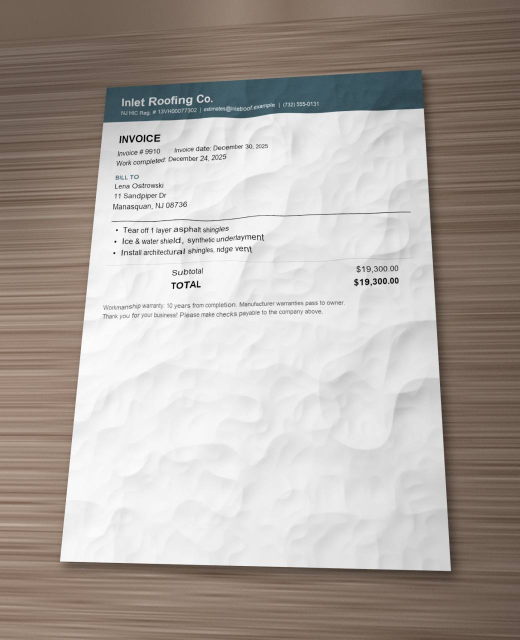
#> input picture spikes/messy-docs/sample-crumpled.jpg, 1039 x 1279 px (shown at 1/2 size)
$ python try_crumple2.py sample-crumpled.jpg out.png 5
#> lines starting #> are read from the running program, lines starting #| are printed output that depends on the picture
"""Prototype: crumple/fold via one height map -> displacement + shading, then perspective onto a table, light falloff."""
import sys
import numpy as np, cv2
from augraphy import AugraphyPipeline, ShadowCast, Jpeg, BrightnessTexturize

src = cv2.imread(sys.argv[1]).astype(np.float32)
rng = np.random.default_rng(int(sys.argv[3]) if len(sys.argv) > 3 else 5)
h, w = src.shape[:2]
#> h = 1279; w = 1039

def height_map(h, w, rng, crumple=1.0, folds=1):
#> called with h = 1279, w = 1039, crumple = 1, folds = 1
    hm = np.zeros((h, w), np.float32)
    # crumple: several octaves of smooth noise, sharpened with abs() to make ridges
    for cell, amp in ((220, 1.0), (90, 0.35), (40, 0.1)):
        n = rng.standard_normal((h // cell + 2, w // cell + 2)).astype(np.float32)
        n = cv2.resize(n, (w, h), interpolation=cv2.INTER_CUBIC)
        hm += amp * crumple * (1 - np.abs(n))
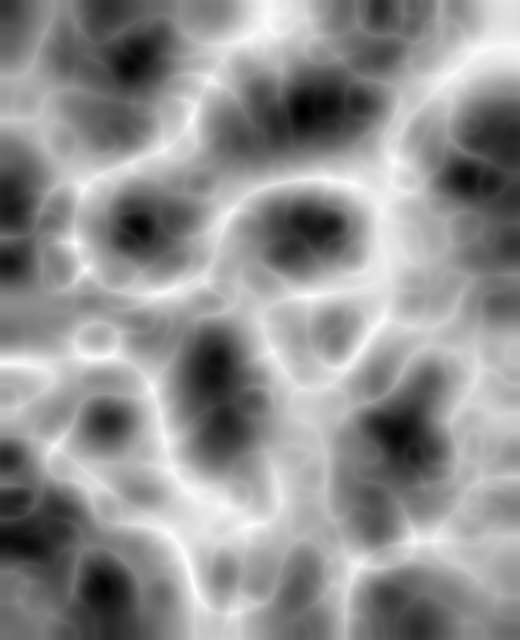
#> hm: shape (1279, 1039) float32 (shown at 1/2 size); min -0.787, max 1.44, mean 0.474; drawn with min black and max white
    # straight folds: tent function across a random line
    ys, xs = np.mgrid[0:h, 0:w].astype(np.float32)
    for _ in range(folds):
        if rng.random() < 0.5:
            d = np.abs(ys - h * rng.uniform(0.3, 0.7))
        else:
            d = np.abs(xs - w * rng.uniform(0.3, 0.7))
        hm += 2.0 * np.clip(1 - d / (0.5 * max(h, w)), 0, 1)
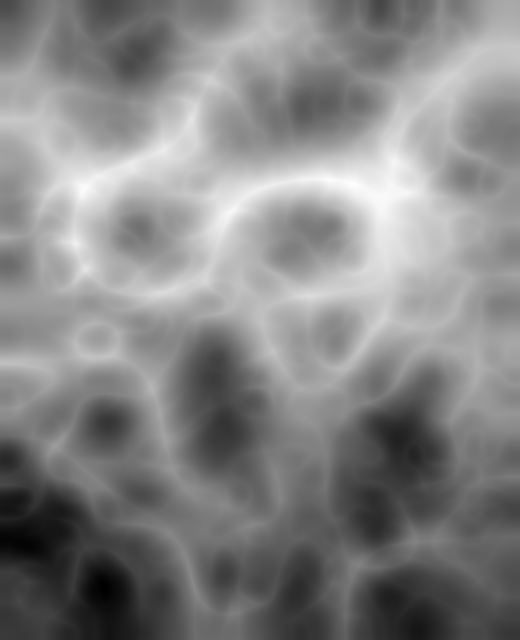
#> hm: shape (1279, 1039) float32 (shown at 1/2 size); min -0.754, max 3.36, mean 1.4; drawn with min black and max white
    return hm * 18  # pixels of relief

hm = height_map(h, w, rng)
gy, gx = np.gradient(cv2.GaussianBlur(hm, (0, 0), 2))
dgy, dgx = np.gradient(cv2.GaussianBlur(hm, (0, 0), 25))  # displacement uses only the broad shape
ys, xs = np.mgrid[0:h, 0:w].astype(np.float32)
img = cv2.remap(src, xs + dgx * 25, ys + dgy * 25, cv2.INTER_LINEAR, borderMode=cv2.BORDER_REPLICATE)
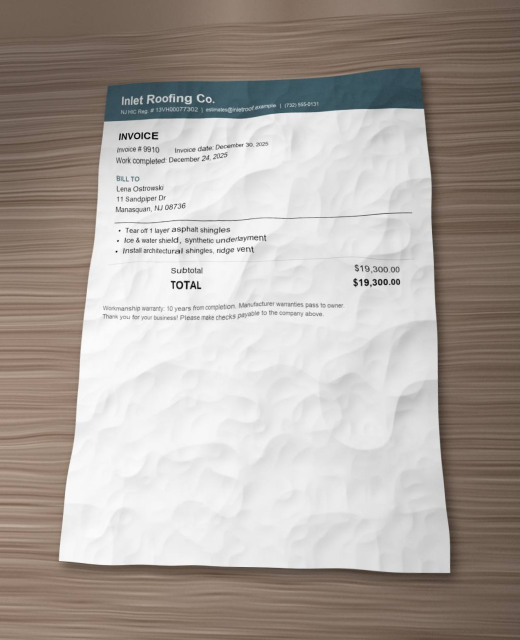
#> img: shape (1279, 1039, 3) float32 (shown at 1/2 size); mean B, G, R 159.4, 165.3, 173.1
# shading: Lambert with a light from upper-left
light = np.array([-0.5, -0.6, 1.0]); light /= np.linalg.norm(light)
nz = 1 / np.sqrt(gx ** 2 + gy ** 2 + 1)
shade = (-gx * nz * light[0] - gy * nz * light[1] + nz * light[2])
shade = 0.55 + 0.45 * shade / shade.max()
img = np.clip(img * shade[..., None], 0, 255)
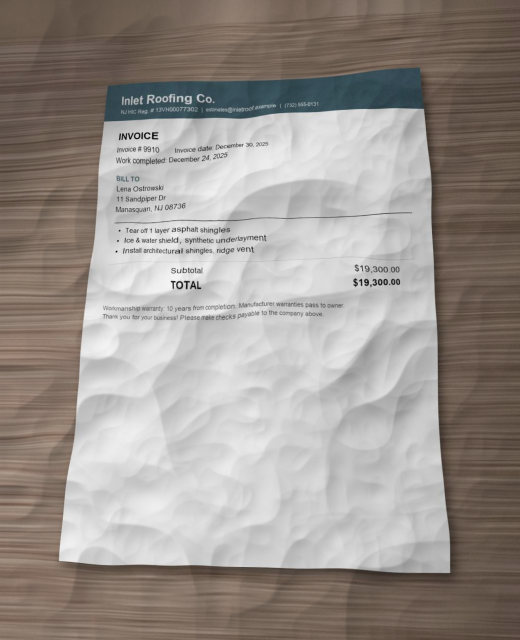
#> img: shape (1279, 1039, 3) float32 (shown at 1/2 size); mean B, G, R 142.7, 148, 155.1

# place on a "table": warm wood-ish noise background, perspective tilt
pad = int(0.15 * max(h, w))
#> pad = 191
H, W = h + 2 * pad, w + 2 * pad
#> H = 1661; W = 1421
bg = np.full((H, W, 3), (60, 85, 120), np.float32)  # BGR brownish
streak = cv2.resize(rng.standard_normal((H // 4, 8)).astype(np.float32), (W, H)) * 12
bg += streak[..., None]
canvas = bg.copy()
canvas[pad:pad + h, pad:pad + w] = img
mask = np.zeros((H, W), np.float32); mask[pad:pad + h, pad:pad + w] = 1
# soft drop shadow under page
sh = cv2.GaussianBlur(np.roll(mask, (18, 14), (0, 1)), (0, 0), 15)
canvas = np.where(mask[..., None] > 0, canvas, canvas * (1 - 0.5 * sh[..., None]))
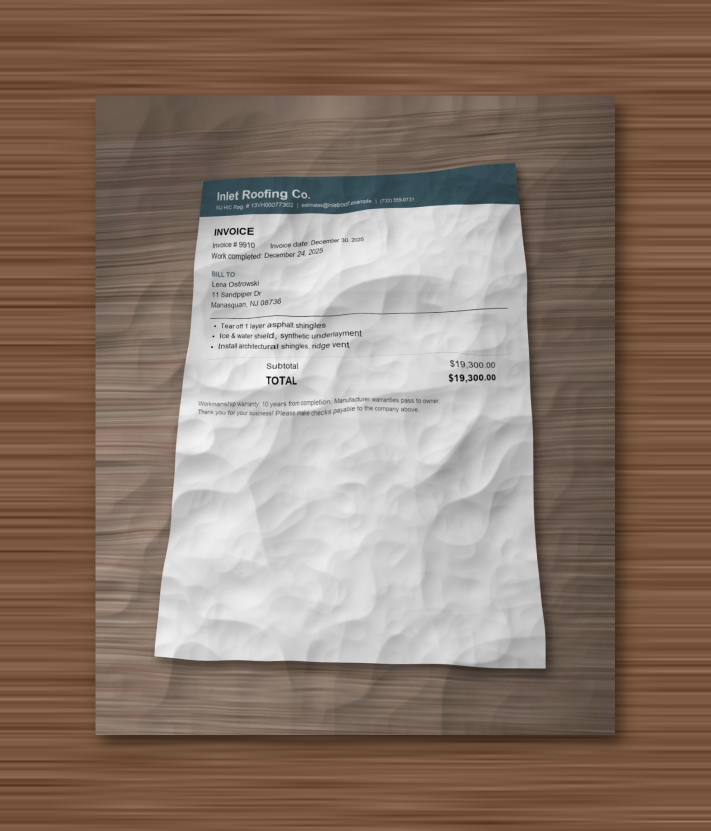
#> canvas: shape (1661, 1421, 3) float32 (shown at 1/2 size); mean B, G, R 106.3, 120.2, 139.1
q = np.float32([[pad, pad], [W - pad, pad], [W - pad, H - pad], [pad, H - pad]])
j = lambda s: rng.uniform(-s, s)
d = np.float32([[pad + 0.10 * w + j(20), pad + 0.04 * h + j(20)], [W - pad - 0.06 * w + j(20), pad + j(20)],
                [W - pad + 0.02 * w + j(20), H - pad + j(20)], [pad - 0.03 * w + j(20), H - pad - 0.02 * h + j(20)]])
M = cv2.getPerspectiveTransform(q, d)
out = cv2.warpPerspective(canvas, M, (W, H), borderMode=cv2.BORDER_REPLICATE)
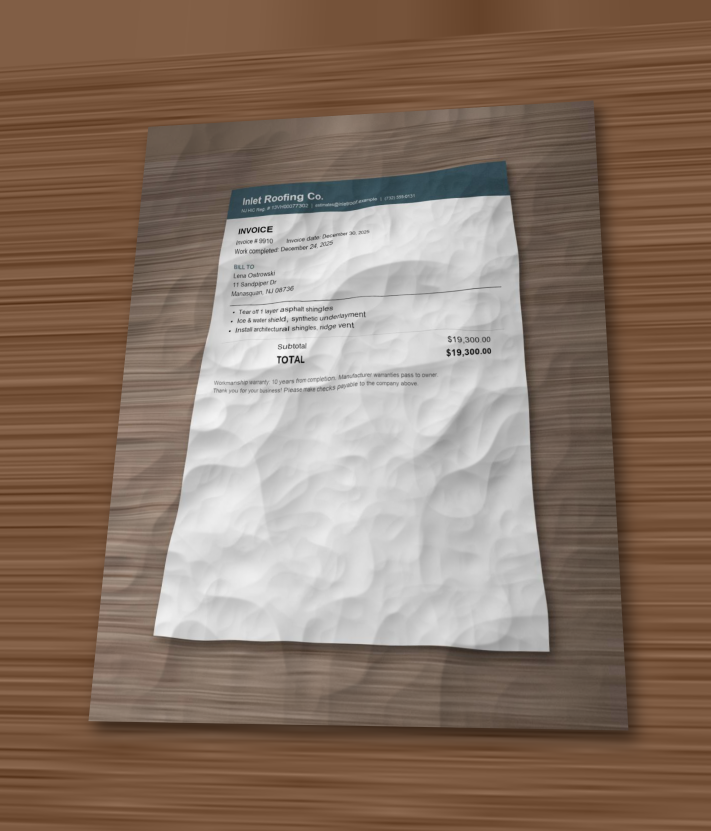
#> out: shape (1661, 1421, 3) float32 (shown at 1/2 size); mean B, G, R 102.5, 117.3, 137.9
# light falloff (vignette + one-sided), phone noise, downscale
yy, xx = np.mgrid[0:H, 0:W].astype(np.float32)
fall = 1 - 0.35 * (xx / W) - 0.25 * (((xx - W / 2) / W) ** 2 + ((yy - H / 2) / H) ** 2)
out = np.clip(out * fall[..., None] + rng.normal(0, 4, out.shape), 0, 255).astype(np.uint8)
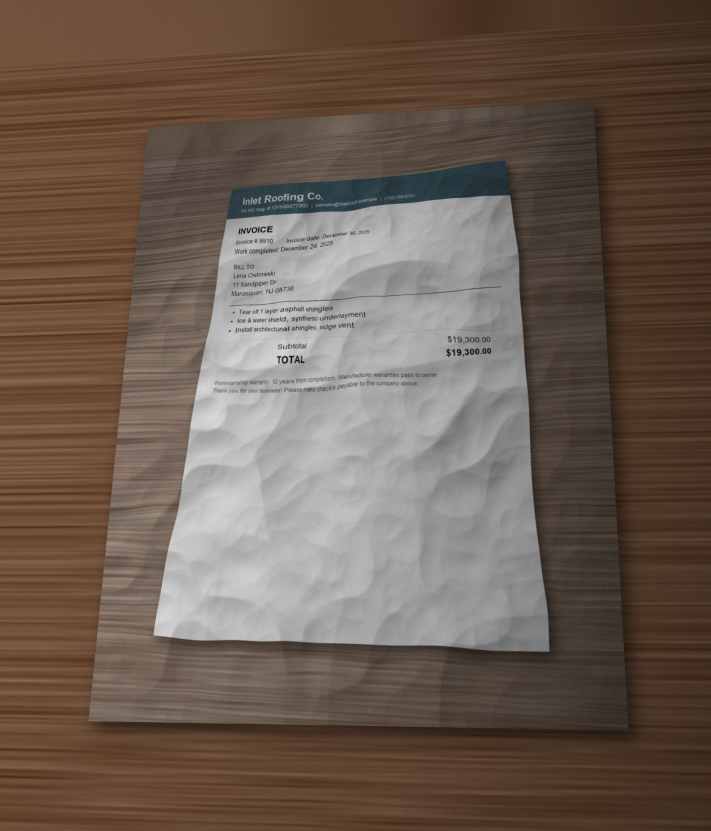
#> out: shape (1661, 1421, 3) (shown at 1/2 size); mean B, G, R 81.1, 92.5, 108.3
#> (the run stopped early here; a loop or call above may not have finished)
